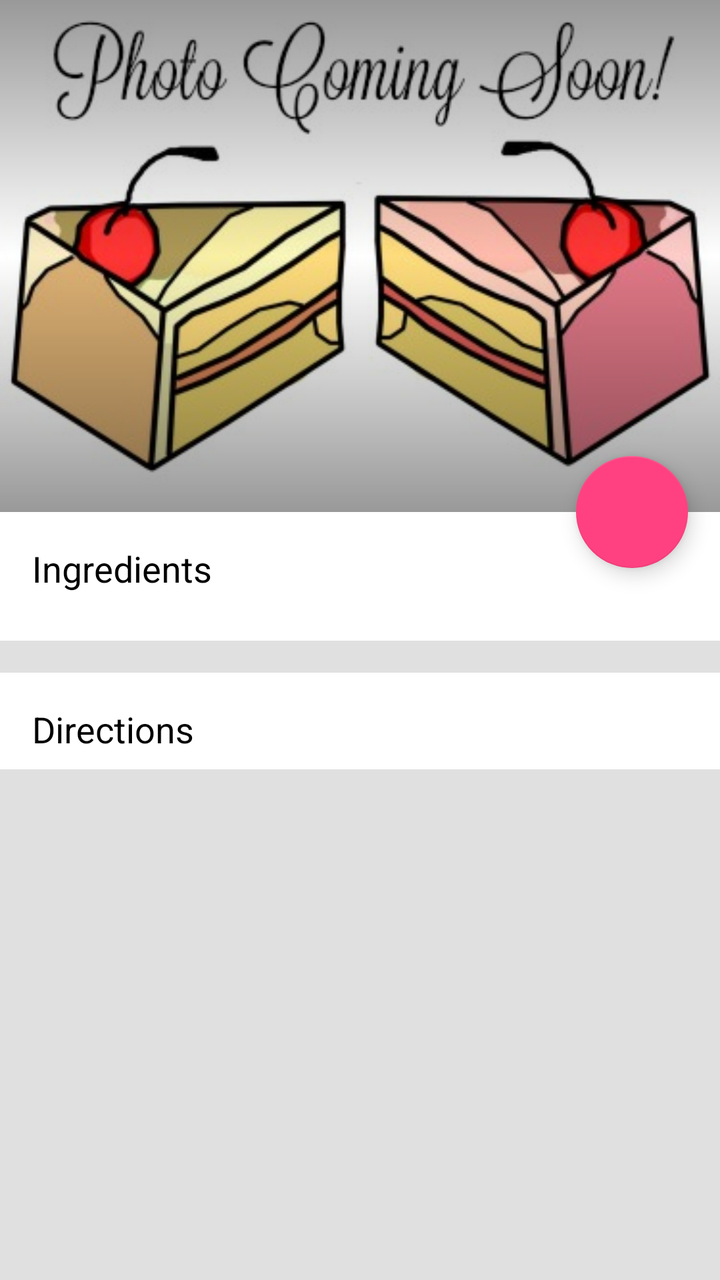
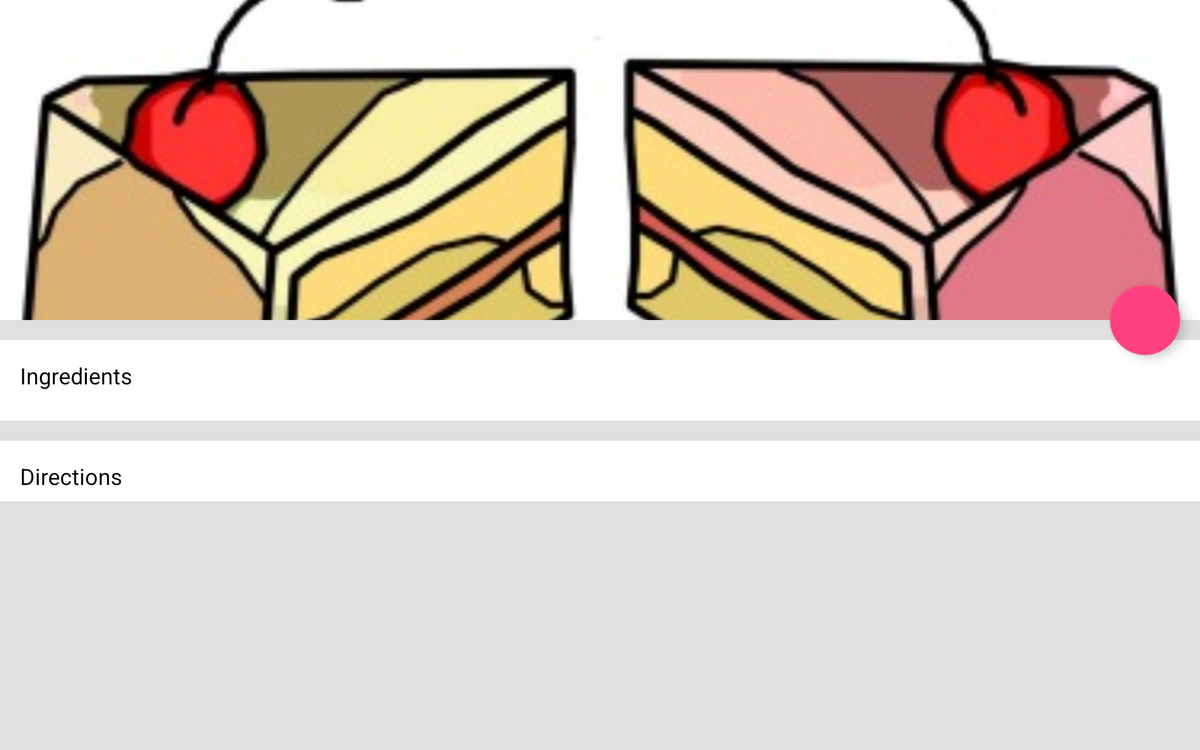

Two renders of one Android screen. The first uses the default layout on a phone; the second uses the alternative layout the repository ships for a different screen configuration, on a matching device. The two XML files are below.
<!-- AndroidManifest.xml: activity theme AppTheme.NoActionBar -->
<!-- res/layout/fragment_recipe_detail.xml -->
<?xml version="1.0" encoding="utf-8"?>
<android.support.design.widget.CoordinatorLayout xmlns:android="http://schemas.android.com/apk/res/android"
    xmlns:app="http://schemas.android.com/apk/res-auto"
    android:id="@+id/main_content"
    android:layout_width="match_parent"
    android:layout_height="match_parent"
    android:fitsSystemWindows="true">

    <android.support.design.widget.AppBarLayout
        android:id="@+id/appbar"
        android:layout_width="match_parent"
        android:layout_height="256dp"
        android:fitsSystemWindows="true"
        android:theme="@style/ThemeOverlay.AppCompat.Dark.ActionBar">

        <android.support.design.widget.CollapsingToolbarLayout
            android:id="@+id/collapsing_toolbar"
            android:layout_width="match_parent"
            android:layout_height="match_parent"
            android:fitsSystemWindows="true"
            app:contentScrim="?attr/colorPrimary"
            app:expandedTitleMarginStart="48dp"
            app:layout_scrollFlags="scroll|exitUntilCollapsed|snap">

            <ImageView
                android:id="@+id/iv_recipe"
                android:layout_width="match_parent"
                android:layout_height="match_parent"
                android:contentDescription="@string/content_desc_recipe_image"
                android:fitsSystemWindows="true"
                android:scaleType="centerCrop"
                android:src="@drawable/recipe_image_placeholder"
                app:layout_collapseMode="parallax" />

            <View
                android:layout_width="match_parent"
                android:layout_height="match_parent"
                android:background="@drawable/scrim_gradient_2"
                android:fitsSystemWindows="true" />

            <android.support.v7.widget.Toolbar
                android:id="@+id/toolbar"
                android:layout_width="match_parent"
                android:layout_height="?attr/actionBarSize"
                app:layout_collapseMode="pin"
                app:popupTheme="@style/ThemeOverlay.AppCompat.Light" />

        </android.support.design.widget.CollapsingToolbarLayout>

    </android.support.design.widget.AppBarLayout>

    <android.support.v4.widget.NestedScrollView
        android:id="@+id/nested_scroll_view"
        android:layout_width="match_parent"
        android:layout_height="match_parent"
        app:layout_behavior="@string/appbar_scrolling_view_behavior">

        <LinearLayout
            android:layout_width="match_parent"
            android:layout_height="wrap_content"
            android:orientation="vertical">

            <LinearLayout style="@style/RecipeDetailSectionContainer">

                <TextView
                    style="@style/RecipeDetailSectionTitle"
                    android:text="@string/label_ingredients" />

                <android.support.v7.widget.RecyclerView
                    android:id="@+id/rv_ingredients"
                    android:layout_width="match_parent"
                    android:layout_height="wrap_content"
                    android:clipToPadding="false"
                    android:paddingBottom="16dp" />

            </LinearLayout>

            <LinearLayout style="@style/RecipeDetailSectionContainer">

                <TextView
                    style="@style/RecipeDetailSectionTitle"
                    android:text="@string/label_steps" />

                <android.support.v7.widget.RecyclerView
                    android:id="@+id/rv_steps"
                    android:layout_width="match_parent"
                    android:layout_height="wrap_content" />

            </LinearLayout>

        </LinearLayout>

    </android.support.v4.widget.NestedScrollView>

    <android.support.design.widget.FloatingActionButton
        android:id="@+id/fab_favorite"
        android:layout_width="wrap_content"
        android:layout_height="wrap_content"
        android:layout_margin="16dp"
        android:src="@drawable/ic_favorite_border"
        app:layout_anchor="@id/appbar"
        app:layout_anchorGravity="bottom|right|end" />

</android.support.design.widget.CoordinatorLayout>
<!-- resources referenced by this layout -->
<resources>
  <!-- drawable recipe_image_placeholder: jpg bitmap (drawable, 35452 bytes) -->
  <!-- drawable scrim_gradient_2 (drawable) -->
  <?xml version="1.0" encoding="utf-8"?>
  <shape xmlns:android="http://schemas.android.com/apk/res/android"
         android:shape="rectangle">
  
      <gradient
          android:angle="90"
          android:centerColor="#00000000"
          android:endColor="#66000000"
          android:startColor="#66000000"
          android:type="linear"/>
  
  </shape>
  <string name="content_desc_recipe_image">Recipe Image</string>
  <string name="label_ingredients">Ingredients</string>
  <string name="label_steps">Directions</string>
  <style name="RecipeDetailSectionContainer">
          <item name="android:layout_width">match_parent</item>
          <item name="android:layout_height">wrap_content</item>
          <item name="android:layout_marginBottom">16dp</item>
          <item name="android:background">@android:color/white</item>
          <item name="android:orientation">vertical</item>
      </style>
  <style name="RecipeDetailSectionTitle">
          <item name="android:layout_width">match_parent</item>
          <item name="android:layout_height">wrap_content</item>
          <item name="android:paddingBottom">8dp</item>
          <item name="android:paddingLeft">16dp</item>
          <item name="android:paddingRight">16dp</item>
          <item name="android:paddingTop">16dp</item>
          <item name="android:textAppearance">?android:attr/textAppearanceMedium</item>
          <item name="android:textColor">@android:color/black</item>
      </style>
  <!-- from res/values-v21/ -->
  <style name="AppTheme.NoActionBar" parent="Base.AppTheme.NoActionBar">
          <item name="android:windowDrawsSystemBarBackgrounds">true</item>
          <item name="android:statusBarColor">@android:color/transparent</item>
      </style>
  <style name="Base.AppTheme.NoActionBar" parent="Base.AppTheme">
          <item name="windowActionBar">false</item>
          <item name="windowNoTitle">true</item>
          <item name="android:windowTranslucentStatus">true</item>
      </style>
  <style name="Base.AppTheme" parent="Theme.AppCompat.Light.DarkActionBar">
          <item name="colorPrimary">@color/colorPrimary</item>
          <item name="colorPrimaryDark">@color/colorPrimaryDark</item>
          <item name="colorAccent">@color/colorAccent</item>
          <item name="android:windowBackground">@color/colorWindow</item>
      </style>
  <color name="colorPrimary">#3F51B5</color>
  <color name="colorPrimaryDark">#303F9F</color>
  <color name="colorAccent">#FF4081</color>
  <color name="colorWindow">#E0E0E0</color>
</resources>
<!-- res/layout-sw600dp-land/fragment_recipe_detail.xml (the repository's variant of the layout above) -->
<!-- drawn on a 7-inch tablet turned sideways -->
<?xml version="1.0" encoding="utf-8"?>
<android.support.design.widget.CoordinatorLayout xmlns:android="http://schemas.android.com/apk/res/android"
    xmlns:app="http://schemas.android.com/apk/res-auto"
    android:id="@+id/main_content"
    android:layout_width="match_parent"
    android:layout_height="match_parent"
    android:fitsSystemWindows="true">

    <android.support.v4.widget.NestedScrollView
        android:id="@+id/nested_scroll_view"
        android:layout_width="match_parent"
        android:layout_height="match_parent">

        <LinearLayout
            android:layout_width="match_parent"
            android:layout_height="wrap_content"
            android:orientation="vertical">

            <ImageView
                android:id="@+id/iv_recipe"
                android:layout_width="match_parent"
                android:layout_height="256dp"
                android:layout_marginBottom="16dp"
                android:contentDescription="@string/content_desc_recipe_image"
                android:scaleType="centerCrop"
                android:src="@drawable/recipe_image_placeholder" />

            <LinearLayout style="@style/RecipeDetailSectionContainer">

                <TextView
                    style="@style/RecipeDetailSectionTitle"
                    android:text="@string/label_ingredients" />

                <android.support.v7.widget.RecyclerView
                    android:id="@+id/rv_ingredients"
                    android:layout_width="match_parent"
                    android:layout_height="wrap_content"
                    android:clipToPadding="false"
                    android:paddingBottom="16dp" />

            </LinearLayout>

            <LinearLayout style="@style/RecipeDetailSectionContainer">

                <TextView
                    style="@style/RecipeDetailSectionTitle"
                    android:text="@string/label_steps" />

                <android.support.v7.widget.RecyclerView
                    android:id="@+id/rv_steps"
                    android:layout_width="match_parent"
                    android:layout_height="wrap_content" />

            </LinearLayout>

        </LinearLayout>

    </android.support.v4.widget.NestedScrollView>

    <android.support.design.widget.FloatingActionButton
        android:id="@+id/fab_favorite"
        android:layout_width="wrap_content"
        android:layout_height="wrap_content"
        android:layout_margin="16dp"
        android:src="@drawable/ic_favorite_border"
        app:layout_anchor="@id/iv_recipe"
        app:layout_anchorGravity="bottom|right|end" />

</android.support.design.widget.CoordinatorLayout>
<!-- resources referenced by the variant -->
<!-- as a 7-inch tablet turned sideways resolves them -->
<resources>
  <!-- drawable recipe_image_placeholder: jpg bitmap (drawable, 35452 bytes) -->
  <string name="content_desc_recipe_image">Recipe Image</string>
  <string name="label_ingredients">Ingredients</string>
  <string name="label_steps">Directions</string>
  <style name="RecipeDetailSectionContainer">
          <item name="android:layout_width">match_parent</item>
          <item name="android:layout_height">wrap_content</item>
          <item name="android:layout_marginBottom">16dp</item>
          <item name="android:background">@android:color/white</item>
          <item name="android:orientation">vertical</item>
      </style>
  <style name="RecipeDetailSectionTitle">
          <item name="android:layout_width">match_parent</item>
          <item name="android:layout_height">wrap_content</item>
          <item name="android:paddingBottom">8dp</item>
          <item name="android:paddingLeft">16dp</item>
          <item name="android:paddingRight">16dp</item>
          <item name="android:paddingTop">16dp</item>
          <item name="android:textAppearance">?android:attr/textAppearanceMedium</item>
          <item name="android:textColor">@android:color/black</item>
      </style>
  <!-- from res/values-sw600dp-land-v21/ -->
  <style name="AppTheme.NoActionBar" parent="Base.AppTheme.NoActionBar" />
  <style name="Base.AppTheme.NoActionBar" parent="Base.AppTheme">
          <item name="windowActionBar">false</item>
          <item name="windowNoTitle">true</item>
          <item name="android:windowTranslucentStatus">true</item>
      </style>
  <style name="Base.AppTheme" parent="Theme.AppCompat.Light.DarkActionBar">
          <item name="colorPrimary">@color/colorPrimary</item>
          <item name="colorPrimaryDark">@color/colorPrimaryDark</item>
          <item name="colorAccent">@color/colorAccent</item>
          <item name="android:windowBackground">@color/colorWindow</item>
      </style>
  <color name="colorPrimary">#3F51B5</color>
  <color name="colorPrimaryDark">#303F9F</color>
  <color name="colorAccent">#FF4081</color>
  <color name="colorWindow">#E0E0E0</color>
</resources>
